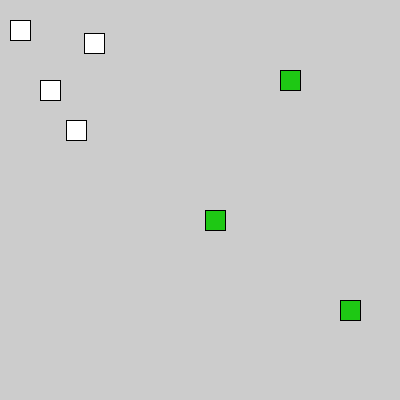
Frame 1 (no input)
Frame 60 (the mouse pressed at the canvas centre just before this capture): identical to frame 1, image omitted
Frame 120 (the mouse held since frame 60 and released just before this capture): identical to frame 1, image omitted

The Processing sketch that drew this single still picture (run headless with seeded random() and noise(); from frame 60 on, the mouse is pressed at the canvas centre):

// Processing sketch: arrays_02
// ── arrays_02.pde
//int pX1 = 10;
//int pX2 = 40;
//int pX3 = 66;
//int pX4 = 84;

//int[] posX = new int[4];
int[] posX = {10, 40, 66, 84, 205, 280, 340};
int[] posY = {20, 80, 120, 33, 210, 70, 300};

void setup() {
  size(400, 400);
}
void draw() {
  //rect(posX[0], 50, 20, 20);
  //rect(posX[1], 50, 20, 20);
  //rect(posX[2], 50, 20, 20);
  //rect(posX[3], 50, 20, 20);

  for (int i=0; i<posX.length; i++) {

    if (posX[i] > 200) {
      fill(30, 200, 20);
    } else {
      fill(255);
    }

    rect(posX[i], posY[i], 20, 20);
  }
}
